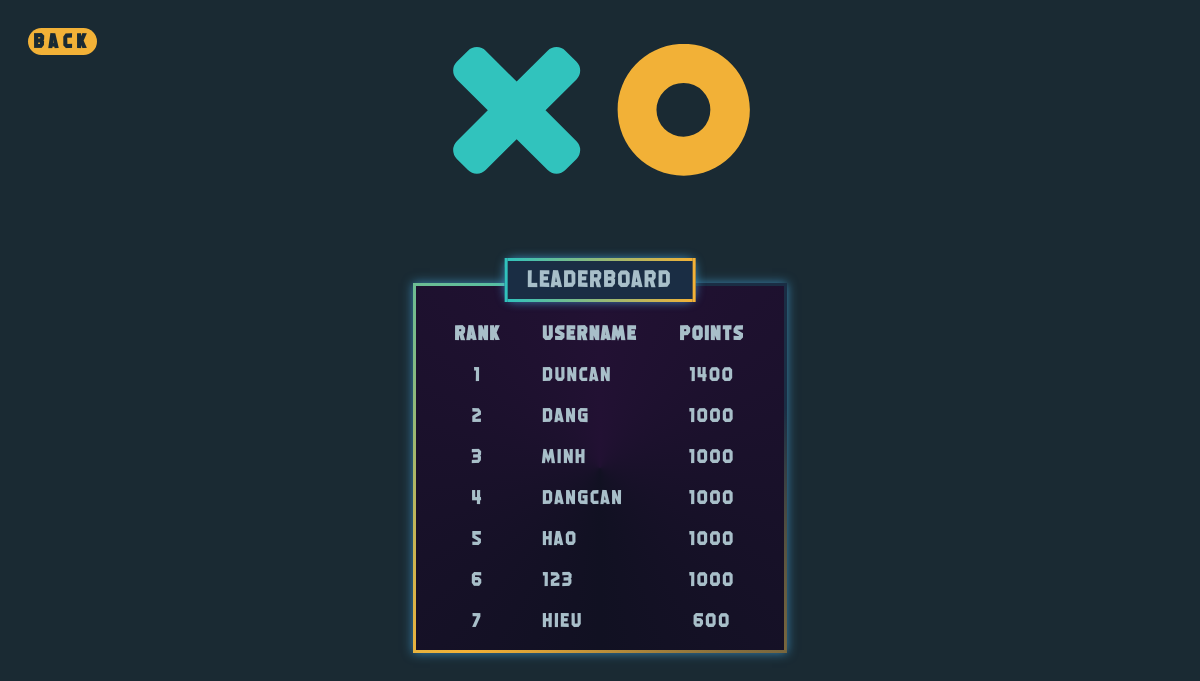
The app's page /leaderboard with its own data.
### tables this page shows
CREATE TABLE accounts(id INTEGER PRIMARY KEY AUTOINCREMENT, username VARCHAR(50) NOT NULL, password VARCHAR(255) NOT NULL, rankpoint INTEGER NOT NULL);

### app.py (the view)
@app.route('/leaderboard')
def leaderboard():
    with sqlite3.connect("database.db") as users:
        cursor = users.cursor()
        cursor.execute("SELECT username, rankpoint FROM accounts ORDER BY rankpoint DESC")
        leaderboard_data = cursor.fetchall()  # dạng tuple, gồm các list chứa username và rankpoint tương ứng
        return render_template('main_pages/leaderboard.html', leaderboard_data = leaderboard_data)

### templates/main_pages/leaderboard.html
{% extends 'base.html' %} {% block content %}
<button class="back-button" onclick="window.history.back()" style="position: absolute; top: 20px; left: 20px;">Back</button>
<div class="leaderboard-container">
    <div style="
    position: absolute;
    top: -30%;
    left: 50%;
    transform: translate(-50%, -50%);
    width: 300px; /* Adjust width as needed */
">
<img src="static/svg/logo.svg" alt="X O" style="margin-bottom: 120px">
</div>
<table>
    <thead>
        <tr>
            <th class="thead">Rank</th>
            <th class="thead">Username</th>
            <th class="thead">Points</th>
        </tr>
    </thead>
    <tbody>
        {% for username, rankpoint in leaderboard_data[:10] %}
        <tr class="row">
            <td class="thead" style="text-align: center;">{{ loop.index }}</td>
            <td class="thead">{{ username }}</td>
            <td class="thead" style="text-align: center;">{{ rankpoint }}</td>
        </tr>
        {% endfor %}
    </tbody>
</table>
</div>
{% endblock %}

### static/base.css (style rules this page uses)
html { font-size: 62.5%; box-sizing: border-box; }
body { font-family: 'alo', sans-serif; font-size: 2rem; font-weight: 500; line-height: 1.8rem; color: #a8bfc9; background-color: #1a2a33; min-height: 100vh; display: flex; align-items: center; justify-content: center; overflow-x: hidden; position: relative; letter-spacing:1.6px; }
.back-button { font-family: 'alo', sans-serif; letter-spacing: 5px; position: absolute; top: 20px; left: 20px; background-color: #f2b137; color: #000; border: 1px solid #ccc; font-size: 2rem; font-weight: 700; color: #1a2a33; text-transform: uppercase; line-height: 2.5rem; text-align: center; border: none; border-radius: 1.5rem; transition: all 0.4s ease; }
.leaderboard-container { margin-top: 120px; background-color: #1a2d44; padding: 20px; position: relative; box-shadow: 0 0 10px #48b2efaa; --border-size: 3px; --border-angle: 0turn; background-image: conic-gradient(from var(--border-angle), #213, #112 50%, #213), conic-gradient(from var(--border-angle), transparent 20%, #f3b136, #30c2bd); background-size: calc(100% - (var(--border-size) * 2)) calc(100% - (var(--border-size) * 2)), cover; background-position: center center; background-repeat: no-repeat; animation: bg-spin 3s linear infinite; }
.leaderboard-container::before { content: 'LEADERBOARD'; position: absolute; top: -25px; left: 50%; transform: translateX(-50%); background-color: #1a2d44; box-shadow: 0 0 10px #48b2efaa; padding: 10px 20px; border-radius: 10px; font-size: 1.2em; border: 3px solid; border-image-source: linear-gradient(to right, #30c2bd, #f3b136); border-image-slice: 1; }
.thead { padding-top: 20px ; padding-left: 20px; padding-right: 20px; letter-spacing: 2px; }
.row { border-bottom:2px solid #65e9e4; margin-bottom: 10px; }

### records on screen
accounts: username "duncan", rankpoint "1400"
accounts: username "dang", rankpoint "1000"
accounts: username "minh", rankpoint "1000"
accounts: username "dangcan", rankpoint "1000"
accounts: username "hao", rankpoint "1000"
accounts: username "123", rankpoint "1000"
accounts: username "hieu", rankpoint "600"
